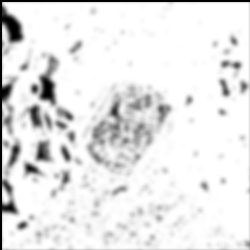
%> input picture 8_semestre/pdi/trabalhoFinal/mosaic3_window5_smoothed_cluster_prominence.png, 250 x 250 px
$ octave --eval "result = noise_reduction_danilo;"   (GNU Octave 9; MATLAB toolbox functions it lacks are replaced by stand-ins)
%> lines starting %> are read from the running program, lines starting %| are printed output that depends on the picture

function [signal, obj, idx] = noise_reduction_danilo
% [8 lines of commented-out code are left out]

    tmp = imread('mosaic3_window5_smoothed_cluster_prominence.png');
%> tmp is the input picture: size 250x250 uint8; min 0, max 255, mean 230.1
    tmp(256,256)=0;
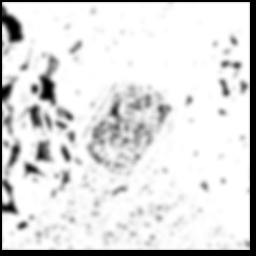
%> tmp: size 256x256 uint8; min 0, max 255, mean 219.4
    tmp = dct2(tmp);
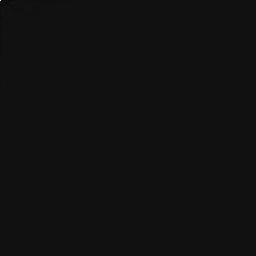
%> tmp: size 256x256 double; min -4069.5, max 56175.4, mean 0.1; drawn with min black and max white
    tmp = idct2(tmp);
    pcamat(1,:) = tmp(:);

%> (the run ends here)
